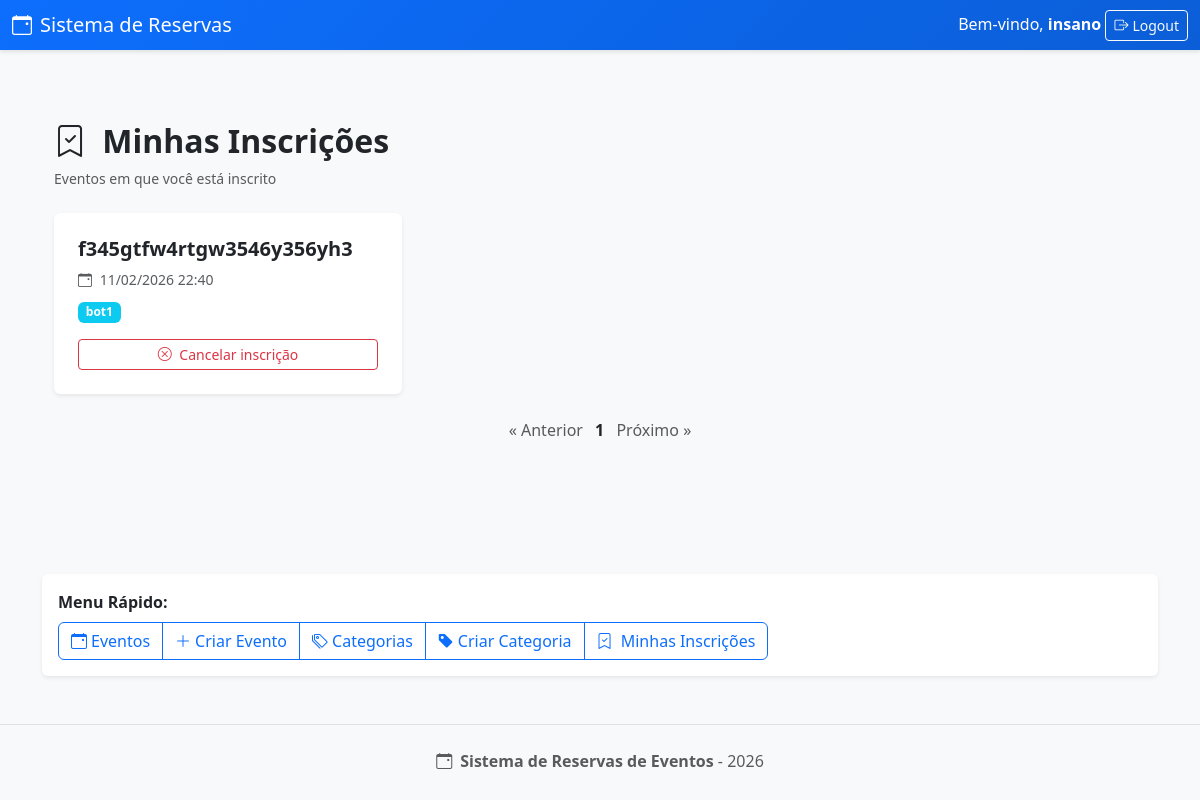
Page /sistemareservas/minhas_inscricoes/ (signed in) on the committed database.
### sistemareservas/models.py (models this page shows, shortened)
class Inscricao(models.Model):
    participante = models.ForeignKey(
        User,
        on_delete=models.CASCADE,
        related_name="inscricoes"
    )
    evento = models.ForeignKey(Evento, on_delete=models.CASCADE)
    data_inscricao = models.DateTimeField(auto_now_add=True)
    class Meta:
        unique_together = ('participante', 'evento')

class Evento(models.Model):
    titulo = models.CharField(max_length=200)
    descricao = models.TextField()
    data = models.DateTimeField()
    local = models.CharField(max_length=200)
    categoria = models.ForeignKey(CategoriaEvento, on_delete=models.CASCADE)
    organizador = models.ForeignKey(
        User,
        on_delete=models.CASCADE,
        related_name="eventos_criados"
    )

class CategoriaEvento(models.Model):
    nome = models.CharField(max_length=100, unique=True)

### sistemareservas/views.py (the view)
# urls.py: path('minhas_inscricoes/',views.minhas_inscricoes,name='minhas_inscricoes'),
@login_required
def minhas_inscricoes(request):
    inscricoes = (
        Inscricao.objects
        .filter(participante=request.user)
        .select_related('evento', 'evento__categoria')
        .order_by('evento__data')
    )
    paginator = Paginator(inscricoes, 6)
    page_number = request.GET.get('page')
    page_obj = paginator.get_page(page_number)
    return render(request, 'sistemareservas/minhas_inscricoes.html', {
        'page_obj': page_obj
    })

### sistemareservas/templates/sistemareservas/minhas_inscricoes.html (shortened to what this page needs)
{% extends 'sistemareservas/base.html' %}
{% block content %}
<div class="container py-5">
    <div class="mb-4">
        <h2 class="fw-bold">
            <i class="bi bi-bookmark-check me-2"></i>
            Minhas Inscrições
        </h2>
        <p class="text-muted small">
            Eventos em que você está inscrito
        </p>
    </div>
    <div class="row g-4">
        {% for inscricao in page_obj %}
        <div class="col-md-6 col-lg-4">
            <div class="card h-100 border-0 shadow-sm">
                <div class="card-body p-4">
                    <h5 class="fw-bold mb-2">
                        {{ inscricao.evento.titulo }}
                    </h5>
                    <p class="text-muted small mb-2">
                        <i class="bi bi-calendar-event me-1"></i>
                        {{ inscricao.evento.data|date:"d/m/Y H:i" }}
                    </p>
                    <p class="mb-3">
                        <span class="badge bg-info">
                            {{ inscricao.evento.categoria.nome }}
                        </span>
                    </p>
                    <a href="{% url 'inscricao_cancelar' inscricao.evento.id %}"
                        class="btn btn-outline-danger btn-sm w-100">
                        <i class="bi bi-x-circle me-1"></i>
                        Cancelar inscrição
                    </a>
                </div>
            </div>
        </div>
        {% endfor %}
    </div>
    <div class="mt-4 text-center">
        {% if page_obj.has_previous %}
        <a href="?page={{ page_obj.previous_page_number }}" class="btn btn-outline-primary btn-sm">
            « Anterior
        </a>
        {% else %}
        <span class="text-muted">« Anterior</span>
        {% endif %}
        {% for num in page_obj.paginator.page_range %}
        {% if page_obj.number == num %}
        <span class="fw-bold mx-2">{{ num }}</span>
        {% else %}
        <a href="?page={{ num }}" class="mx-1">{{ num }}</a>
        {% endif %}
        {% endfor %}
        {% if page_obj.has_next %}
        <a href="?page={{ page_obj.next_page_number }}" class="btn btn-outline-primary btn-sm">
            Próximo »
        </a>
        {% else %}
        <span class="text-muted">Próximo »</span>
        {% endif %}
    </div>
</div>
{% endblock %}

### sistemareservas/templates/sistemareservas/base.html (shortened to what this page needs)
<!DOCTYPE html>
<html lang="pt-br">
<head>
    <link href="https://cdn.jsdelivr.net/npm/bootstrap@5.3.0/dist/css/bootstrap.min.css" rel="stylesheet">
    <link rel="stylesheet" href="https://cdn.jsdelivr.net/npm/bootstrap-icons@1.11.0/font/bootstrap-icons.css">
</head>
<body>
<header class="navbar navbar-dark">
    <div class="container-fluid">
        <span class="navbar-brand mb-0 h1">
            <i class="bi bi-calendar-event me-2"></i>Sistema de Reservas
        </span>
        <div class="user-section">
            {% if user.is_authenticated %}
                <span class="text-white">Bem-vindo, <strong>{{ user.username }}</strong></span>
                <form action="{% url 'logout' %}" method="post" style="display:inline;">
                    <button type="submit" class="btn btn-sm btn-outline-light">
                        <i class="bi bi-box-arrow-right me-1"></i>Logout
                    </button>
                </form>
            {% endif %}
        </div>
    </div>
</header>
<main class="container py-4">
    {% block content %}
    {% endblock %}
</main>
<div class="container my-4">
    <div class="bg-white p-3 rounded shadow-sm">
        <p class="mb-2"><strong>Menu Rápido:</strong></p>
        <div class="btn-group" role="group">
            <a href="{% url 'evento_list' %}" class="btn btn-outline-primary">
                <i class="bi bi-calendar-event me-1"></i>Eventos
            </a>
            {% if perms.sistemareservas.add_evento %}
                <a href="{% url 'evento_create' %}" class="btn btn-outline-primary">
                    <i class="bi bi-plus-lg me-1"></i>Criar Evento
                </a>
            {% endif %}
            {% if perms.sistemareservas.view_categoriaevento %}
                <a href="{% url 'categoria_list' %}" class="btn btn-outline-primary">
                    <i class="bi bi-tags me-1"></i>Categorias
                </a>
            {% endif %}
            {% if perms.sistemareservas.add_categoriaevento %}
                <a href="{% url 'categoria_create' %}" class="btn btn-outline-primary">
                    <i class="bi bi-tag-fill me-1"></i>Criar Categoria
                </a>
            {% endif %}
            {% if user.is_authenticated %}
                <a href="{% url 'minhas_inscricoes' %}" class="btn btn-outline-primary">
                    <i class="bi bi-bookmark-check me-1"></i>
                    Minhas Inscrições
                </a>
            {% endif %}
        </div>
    </div>
</div>
<footer class="py-4 mt-5">
    <div class="container text-center">
        <p class="text-muted mb-0">
            <i class="bi bi-calendar-event me-2"></i><strong>Sistema de Reservas de Eventos</strong> - 2026
        </p>
    </div>
</footer>
</body>
</html>

### sistemareservas/templates/sistemareservas/base.html (style rules this page uses)
:root { --bs-body-font-family: 'Segoe UI', Tahoma, Geneva, Verdana, sans-serif; }
body { background-color: #f8f9fa; }
header { background: linear-gradient(135deg, #0d6efd 0%, #0b5ed7 100%); box-shadow: 0 2px 4px rgba(0,0,0,0.1); }
main { min-height: calc(100vh - 300px); }
footer { background-color: #f8f9fa; border-top: 1px solid #dee2e6; margin-top: 3rem; }

### rows in the picture
Inscricao: evento.titulo "f345gtfw4rtgw3546y356yh3", evento.data "11/02/2026 22:40", evento.categoria.nome "bot1"

### other values in the picture
{{ user.username }} "insano"
{{ num }} "1"
